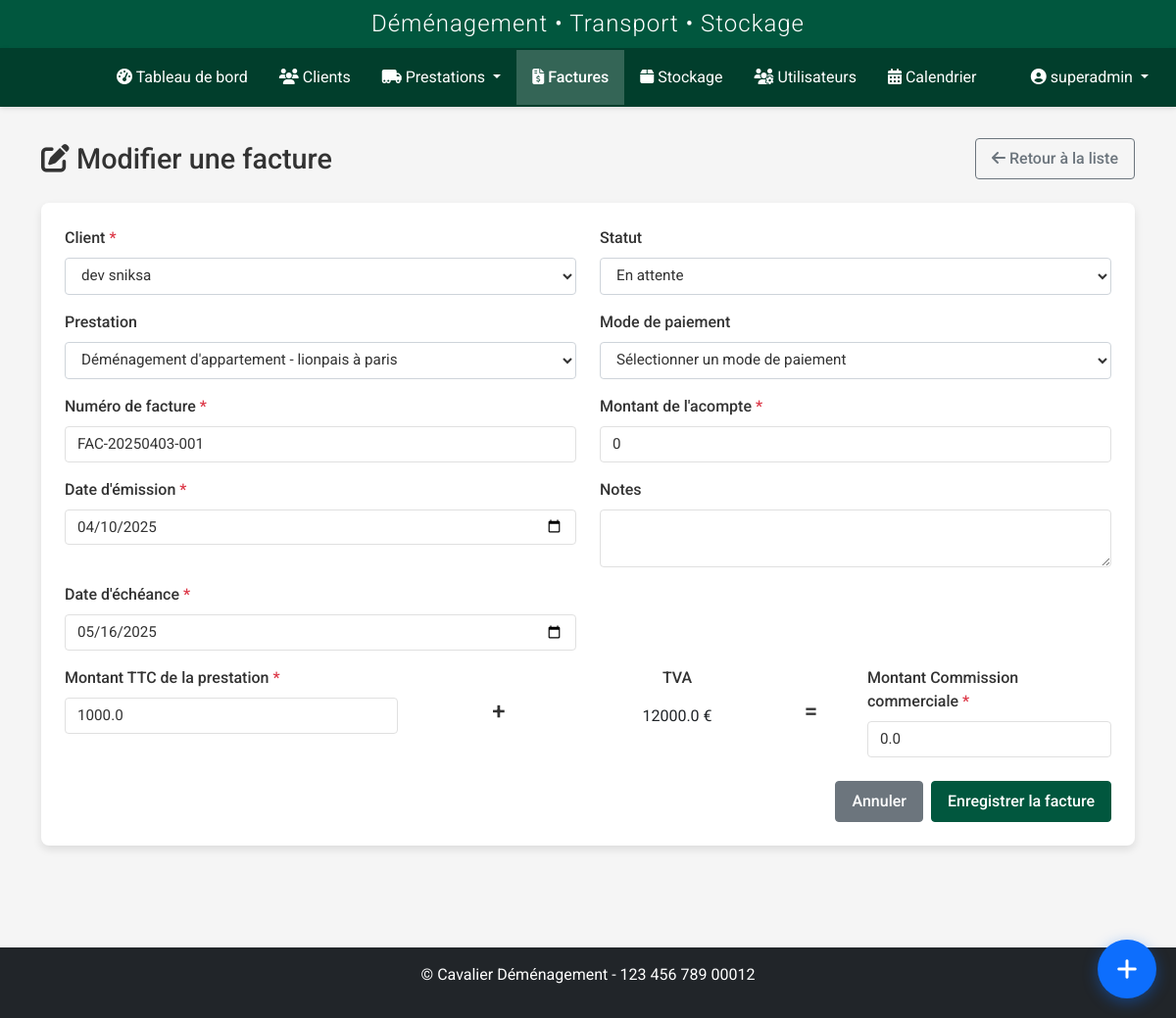
Screenshot of /factures/factures/edit/1 (signed in) with the database file from the repository.
### models.py (models this page shows, shortened)
class User(UserMixin, db.Model):
    id = db.Column(db.Integer, primary_key=True)
    nom = db.Column(db.String(64), nullable=False)
    prenom = db.Column(db.String(64), nullable=False)
    username = db.Column(db.String(64), unique=True, nullable=False)
    email = db.Column(db.String(120), unique=True, nullable=True)
    password_hash = db.Column(db.String(256), nullable=False)
    role = db.Column(db.String(20), nullable=False, default='transporteur')
    statut = db.Column(db.String(20), nullable=False, default='actif')
    vehicule = db.Column(db.String(100), nullable=True)
    type_vehicule_id = db.Column(db.Integer, db.ForeignKey('type_vehicule.id'), nullable=True)
    permis_conduire = db.Column(db.String(50), nullable=True)
    notes = db.Column(db.Text, nullable=True)
    derniere_connexion = db.Column(db.DateTime, nullable=True)
    date_creation = db.Column(db.DateTime, nullable=False, default=datetime.utcnow)
    prestations = db.relationship('Prestation', secondary=prestation_transporteurs, back_populates='transporteurs')
    type_vehicule = db.relationship('TypeVehicule', backref='transporteurs')

class Facture(db.Model):
    id = db.Column(db.Integer, primary_key=True)
    numero = db.Column(db.String(50), unique=True, nullable=False)
    client_id = db.Column(db.Integer, db.ForeignKey('client.id'), nullable=False)
    prestation_id = db.Column(db.Integer, db.ForeignKey('prestation.id'), nullable=True)
    stockage_id = db.Column(db.Integer, db.ForeignKey('stockage.id'), nullable=True)
    date_emission = db.Column(db.DateTime, nullable=False, default=datetime.utcnow)
    date_echeance = db.Column(db.DateTime, nullable=True)
    montant_ht = db.Column(db.Float, nullable=False)
    tva = db.Column(db.Float, nullable=False, default=20.0)
    montant_ttc = db.Column(db.Float, nullable=False)
    statut = db.Column(db.String(50), default='Non payée')  # Non payée, Payée, Annulée, Retard
    date_paiement = db.Column(db.DateTime, nullable=True)
    mode_paiement = db.Column(db.String(50), nullable=True)
    observations = db.Column(db.Text, nullable=True)
    commercial_id = db.Column(db.Integer, db.ForeignKey('user.id'), nullable=True)
    commercial = db.relationship('User', foreign_keys=[commercial_id], backref='factures_creees')
    fichiers = db.relationship('FichierFacture', backref='facture', lazy=True, cascade="all, delete-orphan")

### routes/facture.py (the view, shortened to what this page needs)
@facture_bp.route('/factures/edit/<int:id>', methods=['GET', 'POST'])
@login_required
def edit(id):
    if current_user.role not in ['admin', 'commercial', 'super_admin']:
        flash('Vous n\'avez pas l\'autorisation de modifier des factures.', 'danger')
        return redirect(url_for('facture.index'))
    facture = Facture.query.get_or_404(id)
    form = FactureForm(obj=facture)
    form.client_id.choices = [(c.id, f"{c.nom} {c.prenom}") for c in
                             Client.query.filter_by(archive=False).order_by(Client.nom).all()]
    client_prestations = Prestation.query.filter_by(
        client_id=facture.client_id,
        archive=False
    ).order_by(Prestation.date_debut.desc()).all()
    form.prestation_id.choices = [('', 'Sélectionner une prestation (facultatif)')] + [
        (p.id, f"{p.type_demenagement} - {p.adresse_depart} à {p.adresse_arrivee}")
        for p in client_prestations
    ]
    return render_template(
        'factures/edit.html',
        title='Modifier une Facture',
        form=form,
        facture=facture
    )

### templates/factures/edit.html (shortened to what this page needs)
{% extends 'base.html' %}
{% block content %}
<div class="facture-page">
    <div class="page-title">
        <h1><i class="fas fa-edit"></i> Modifier une facture</h1>
        <a href="{{ url_for('facture.index') }}" class="btn btn-outline-secondary">
            <i class="fas fa-arrow-left"></i> Retour à la liste
        </a>
    </div>
    <div class="card">
        <div class="card-body">
            <form method="POST">
                <div class="row mb-3">
                    <div class="col-md-6">
                        <label for="client_id" class="form-label">{{ form.client_id.label.text }} <span class="text-danger">*</span></label>
                        {{ form.client_id(class="form-control" + (" is-invalid" if form.client_id.errors else ""), id="client_id") }}
                    </div>
                    <div class="col-md-6">
                        <label for="statut" class="form-label">{{ form.statut.label.text }}</label>
                        {{ form.statut(class="form-control" + (" is-invalid" if form.statut.errors else ""), id="statut") }}
                    </div>
                </div>
                <div class="row mb-3">
                    <div class="col-md-6">
                        <label for="prestation_id" class="form-label">{{ form.prestation_id.label.text }}</label>
                        {{ form.prestation_id(class="form-control" + (" is-invalid" if form.prestation_id.errors else ""), id="prestation_id") }}
                    </div>
                    <div class="col-md-6">
                        <label for="mode_paiement" class="form-label">{{ form.mode_paiement.label.text }}</label>
                        {{ form.mode_paiement(class="form-control" + (" is-invalid" if form.mode_paiement.errors else ""), id="mode_paiement") }}
                    </div>
                </div>
                <div class="row mb-3">
                    <div class="col-md-6">
                        <label for="numero" class="form-label">{{ form.numero.label.text }} <span class="text-danger">*</span></label>
                        {{ form.numero(class="form-control" + (" is-invalid" if form.numero.errors else ""), id="numero") }}
                    </div>
                    <div class="col-md-6">
                        <label for="taux_tva" class="form-label">{{ form.taux_tva.label.text }} <span class="text-danger">*</span></label>
                        {{ form.taux_tva(class="form-control" + (" is-invalid" if form.taux_tva.errors else ""), id="taux_tva") }}
                    </div>
                </div>
                <div class="row mb-3">
                    <div class="col-md-6">
                        <label for="date_emission" class="form-label">{{ form.date_emission.label.text }} <span class="text-danger">*</span></label>
                        {{ form.date_emission(class="form-control" + (" is-invalid" if form.date_emission.errors else ""), id="date_emission", type="date") }}
                    </div>
                    <div class="col-md-6">
                        <label for="notes" class="form-label">{{ form.notes.label.text }}</label>
                        {{ form.notes(class="form-control" + (" is-invalid" if form.notes.errors else ""), id="notes") }}
                    </div>
                </div>
                <div class="row mb-3">
                    <div class="col-md-6">
                        <label for="date_echeance" class="form-label">{{ form.date_echeance.label.text }} <span class="text-danger">*</span></label>
                        {{ form.date_echeance(class="form-control" + (" is-invalid" if form.date_echeance.errors else ""), id="date_echeance", type="date") }}
                    </div>
                </div>
                <div class="row mb-4">
                    <div class="col-md-4">
                        <label for="montant_ht" class="form-label">{{ form.montant_ht.label.text }} <span class="text-danger">*</span></label>
                        {{ form.montant_ht(class="form-control" + (" is-invalid" if form.montant_ht.errors else ""), id="montant_ht", type="number", step="0.01") }}
                    </div>
                    <div class="col-md-2 text-center d-flex align-items-center justify-content-center">
                        <div class="h4 mb-0">+</div>
                    </div>
                    <div class="col-md-2 text-center">
                        <label class="form-label">TVA</label>
                        <div class="d-flex align-items-center">
                            <div class="form-control-plaintext text-center">
                                {{ facture.montant_ht * facture.tva / 100 }} €
                            </div>
                        </div>
                    </div>
                    <div class="col-md-1 text-center d-flex align-items-center justify-content-center">
                        <div class="h4 mb-0">=</div>
                    </div>
                    <div class="col-md-3">
                        <label for="montant_ttc" class="form-label">{{ form.montant_ttc.label.text }} <span class="text-danger">*</span></label>
                        {{ form.montant_ttc(class="form-control" + (" is-invalid" if form.montant_ttc.errors else ""), id="montant_ttc", type="number", step="0.01", readonly=True) }}
                    </div>
                </div>
                <div class="d-grid gap-2 d-md-flex justify-content-md-end">
                    <a href="{{ url_for('facture.index') }}" class="btn btn-secondary">Annuler</a>
                    {{ form.submit(class="btn btn-primary") }}
                </div>
            </form>
        </div>
    </div>
</div>
{% endblock %}

### templates/base.html (shortened to what this page needs)
<!DOCTYPE html>
<html lang="fr">
<head>
    <link href="https://cdn.jsdelivr.net/npm/bootstrap@5.2.3/dist/css/bootstrap.min.css" rel="stylesheet">
    <link rel="stylesheet" href="https://cdnjs.cloudflare.com/ajax/libs/font-awesome/6.2.1/css/all.min.css">
    <link href="https://cdn.jsdelivr.net/npm/fullcalendar@5.11.3/main.min.css" rel="stylesheet">
    <link href="https://cdn.jsdelivr.net/npm/summernote@0.8.18/dist/summernote-lite.min.css" rel="stylesheet">
    <link rel="stylesheet" href="{{ url_for('static', filename='css/style.css') }}">
    <link rel="stylesheet" href="{{ url_for('static', filename='css/notification-flash.css') }}">
    <link rel="stylesheet" href="{{ url_for('static', filename='css/prestations.css') }}">
    <link rel="stylesheet" href="{{ url_for('static', filename='css/custom-calendar.css') }}">
    <link rel="stylesheet" href="{{ url_for('static', filename='css/navbar-logos.css') }}">
    <link rel="stylesheet" href="{{ url_for('static', filename='css/whatsapp-buttons.css') }}">
    <link rel="stylesheet" href="{{ url_for('static', filename='css/quick-access-bubble.css') }}">
</head>
<body {% if current_user.is_authenticated %}data-user-role="{{ current_user.role }}"{% endif %}>
    {% if current_user.is_authenticated %}
        <header>
            <div class="app-header">
                <h2>Déménagement • Transport • Stockage</h2>
            </div>
            <nav class="navbar navbar-dark navbar-expand-lg">
                <div class="container-fluid">
                    <a class="navbar-brand" href="{{ url_for('dashboard.index') }}">
                        <div class="logo-slideshow">
                        </div>
                    </a>
                    <div class="collapse navbar-collapse" id="navbarMain">
                        <ul class="navbar-nav me-auto mb-2 mb-lg-0">
                            <li class="nav-item">
                                <a class="nav-link {% if request.endpoint == 'dashboard.index' %}active{% endif %}" href="{{ url_for('dashboard.index') }}">
                                    <i class="fas fa-tachometer-alt"></i> Tableau de bord
                                </a>
                            </li>
                            <li class="nav-item">
                                <a class="nav-link {% if request.endpoint.startswith('client.') %}active{% endif %}" href="{{ url_for('client.index') }}">
                                    <i class="fas fa-users"></i> Clients
                                </a>
                            </li>
                            <li class="nav-item dropdown">
                                <a class="nav-link dropdown-toggle {% if request.endpoint.startswith('prestation.') %}active{% endif %}" href="#" id="prestationsDropdown" role="button" data-bs-toggle="dropdown" aria-expanded="false">
                                    <i class="fas fa-truck-moving"></i> Prestations
                                </a>
                            </li>
                            <li class="nav-item">
                                <a class="nav-link {% if request.endpoint.startswith('facture.') %}active{% endif %}" href="{{ url_for('facture.index') }}">
                                    <i class="fas fa-file-invoice-dollar"></i> Factures
                                </a>
                            </li>
                            <li class="nav-item">
                                <a class="nav-link {% if request.endpoint.startswith('stockage.') %}active{% endif %}" href="{{ url_for('stockage.index') }}">
                                    <i class="fas fa-box"></i> Stockage
                                </a>
                            </li>
                            {% if current_user.is_admin %}
                            <li class="nav-item">
                                <a class="nav-link {% if request.endpoint.startswith('user.') %}active{% endif %}" href="{{ url_for('user.index') }}">
                                    <i class="fas fa-users-cog"></i> Utilisateurs
                                </a>
                            </li>
                            {% endif %}
                            <li class="nav-item">
                                <a class="nav-link {% if request.endpoint.startswith('calendrier.') %}active{% endif %}" href="{{ url_for('calendrier.fullscreen') }}">
                                    <i class="fas fa-calendar-alt"></i> Calendrier
                                </a>
                            </li>
                        </ul>
                        <ul class="navbar-nav">
                            <li class="nav-item dropdown">
                                <a class="nav-link dropdown-toggle" href="#" id="userDropdown" role="button" data-bs-toggle="dropdown">
                                    <i class="fas fa-user-circle"></i> {{ current_user.username }}
                                </a>
                            </li>
                        </ul>
                    </div>
                </div>
            </nav>
        </header>
        <main class="main-content">
            <div class="container">
                {% block content %}{% endblock %}
            </div>
        </main>
        <footer class="mt-5 py-3 bg-dark text-white">
            <div class="container text-center">
                <p>&copy; {{ config.COMPANY_FULL_NAME }} - {{ config.COMPANY_SIRET }}</p>
            </div>
        </footer>
    {% else %}
        <main class="main-content">
            <div class="container">
                {% block auth_content %}{% endblock %}
            </div>
        </main>
    {% endif %}
</body>
</html>

### rows the page displays
User: username "superadmin"
Facture: client_id "dev sniksa", statut "En attente", prestation_id "Déménagement d'appartement - lionpais à paris", mode_paiement "Sélectionner un mode de paiement", numero "FAC-20250403-001", date_emission "04/10/2025", date_echeance "05/16/2025", montant_ht "1000.0", facture.montant_ht*facture.tva/100 "12000.0", montant_ttc "0.0"

### other values shown
{{ config.COMPANY_FULL_NAME }} "Cavalier Déménagement"
{{ config.COMPANY_SIRET }} "123 456 789 00012"
